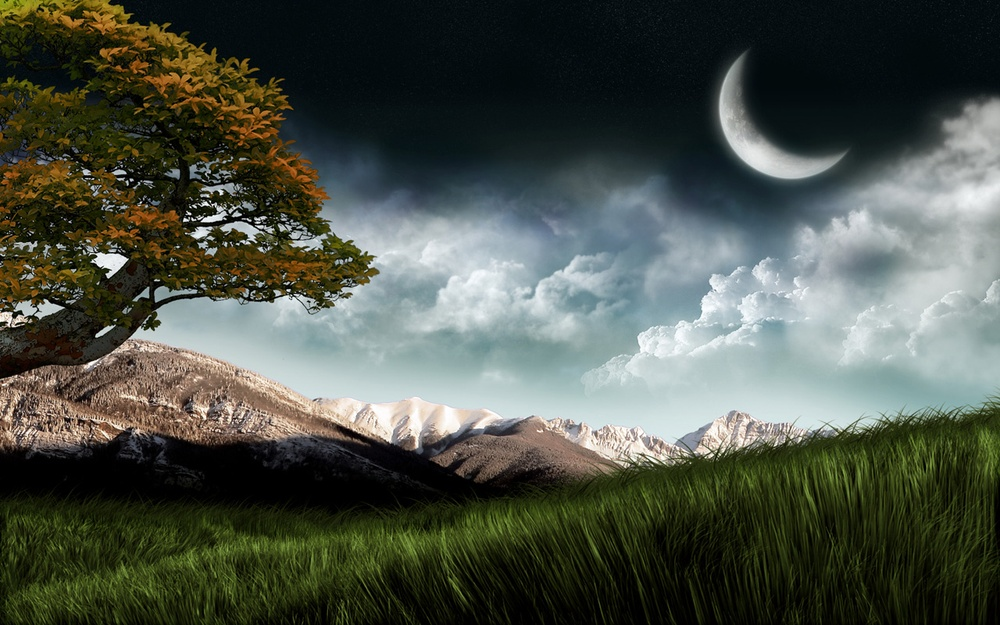
#> input picture laptop wallpaper.jpg, 1000 x 625 px, shrunk from 1280 x 800 before the run, found by its file name
$ python example1.py
#> lines starting #> are read from the running program, lines starting #| are printed output that depends on the picture
from PIL import Image

im = Image.open('laptop wallpaper.jpg')
#> im is the input picture: PIL image 1000x625 RGB; mean R, G, B 76, 82.1, 71.8
im2 = Image.open('laptop wallpaper.jpg')

print(im)
#| <PIL.JpegImagePlugin.JpegImageFile image mode=RGB size=1000x625 at 0x7F26FE4869D0>
print(im2)
#| <PIL.JpegImagePlugin.JpegImageFile image mode=RGB size=1000x625 at 0x7F26FE487D90>

im.rotate(45).show()
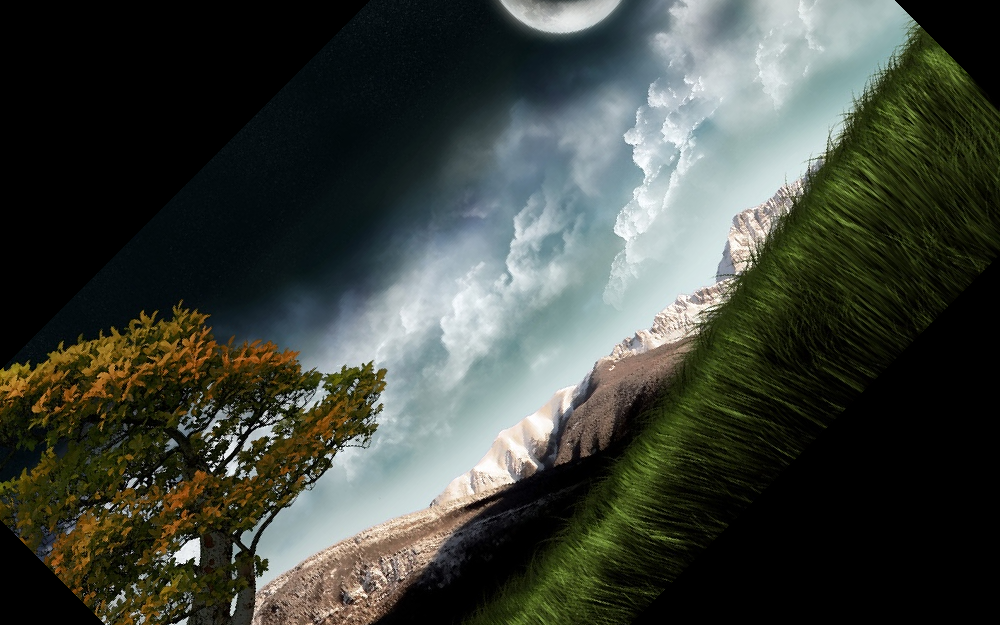
#> shown: PIL image 1000x625 RGB; mean R, G, B 62.5, 67.5, 60.1
im2.rotate(90).show()
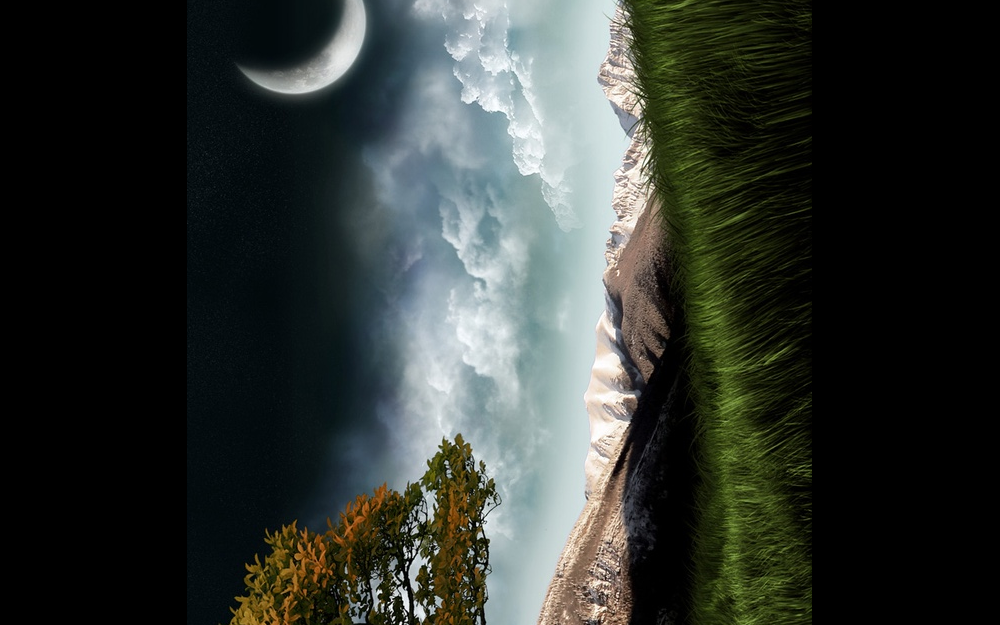
#> shown: PIL image 1000x625 RGB; mean R, G, B 48.8, 53.7, 49.4
